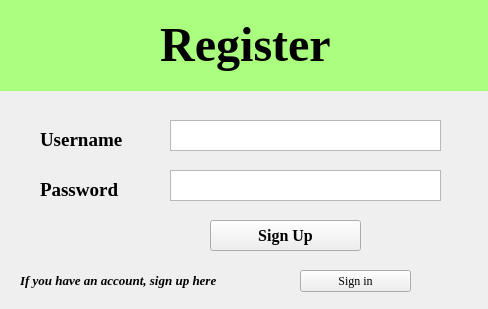
<?xml version="1.0" encoding="UTF-8"?>
<ui version="4.0">
 <class>Register</class>
 <widget class="QMainWindow" name="Register">
  <property name="geometry">
   <rect>
    <x>0</x>
    <y>0</y>
    <width>488</width>
    <height>309</height>
   </rect>
  </property>
  <property name="windowTitle">
   <string>MainWindow</string>
  </property>
  <widget class="QWidget" name="centralwidget">
   <widget class="QLabel" name="label">
    <property name="geometry">
     <rect>
      <x>0</x>
      <y>0</y>
      <width>491</width>
      <height>91</height>
     </rect>
    </property>
    <property name="font">
     <font>
      <family>Times New Roman</family>
      <pointsize>36</pointsize>
      <weight>75</weight>
      <bold>true</bold>
     </font>
    </property>
    <property name="cursor">
     <cursorShape>ArrowCursor</cursorShape>
    </property>
    <property name="layoutDirection">
     <enum>Qt::LeftToRight</enum>
    </property>
    <property name="autoFillBackground">
     <bool>false</bool>
    </property>
    <property name="styleSheet">
     <string notr="true">background-color: rgb(170, 255, 127);</string>
    </property>
    <property name="text">
     <string>&lt;html&gt;&lt;head/&gt;&lt;body&gt;&lt;p align=&quot;center&quot;&gt;Register&lt;/p&gt;&lt;/body&gt;&lt;/html&gt;</string>
    </property>
   </widget>
   <widget class="QLabel" name="label_2">
    <property name="geometry">
     <rect>
      <x>40</x>
      <y>120</y>
      <width>121</width>
      <height>41</height>
     </rect>
    </property>
    <property name="font">
     <font>
      <family>Times New Roman</family>
      <pointsize>14</pointsize>
      <weight>75</weight>
      <bold>true</bold>
     </font>
    </property>
    <property name="text">
     <string>&lt;html&gt;&lt;head/&gt;&lt;body&gt;&lt;p&gt;Username&lt;/p&gt;&lt;/body&gt;&lt;/html&gt;</string>
    </property>
   </widget>
   <widget class="QLabel" name="label_3">
    <property name="geometry">
     <rect>
      <x>40</x>
      <y>170</y>
      <width>111</width>
      <height>41</height>
     </rect>
    </property>
    <property name="font">
     <font>
      <family>Times New Roman</family>
      <pointsize>14</pointsize>
      <weight>75</weight>
      <bold>true</bold>
     </font>
    </property>
    <property name="text">
     <string>&lt;html&gt;&lt;head/&gt;&lt;body&gt;&lt;p&gt;&lt;span style=&quot; font-size:14pt; font-weight:600;&quot;&gt;Password&lt;/span&gt;&lt;/p&gt;&lt;/body&gt;&lt;/html&gt;</string>
    </property>
   </widget>
   <widget class="QTextBrowser" name="text_user">
    <property name="geometry">
     <rect>
      <x>170</x>
      <y>120</y>
      <width>271</width>
      <height>31</height>
     </rect>
    </property>
   </widget>
   <widget class="QTextBrowser" name="text_pass">
    <property name="geometry">
     <rect>
      <x>170</x>
      <y>170</y>
      <width>271</width>
      <height>31</height>
     </rect>
    </property>
   </widget>
   <widget class="QToolButton" name="button_signup_2">
    <property name="geometry">
     <rect>
      <x>210</x>
      <y>220</y>
      <width>151</width>
      <height>31</height>
     </rect>
    </property>
    <property name="font">
     <font>
      <family>Times New Roman</family>
      <pointsize>12</pointsize>
      <weight>75</weight>
      <bold>true</bold>
     </font>
    </property>
    <property name="text">
     <string>Sign Up</string>
    </property>
   </widget>
   <widget class="QLabel" name="label_4">
    <property name="geometry">
     <rect>
      <x>20</x>
      <y>270</y>
      <width>301</width>
      <height>21</height>
     </rect>
    </property>
    <property name="font">
     <font>
      <family>Times New Roman</family>
      <pointsize>10</pointsize>
      <weight>75</weight>
      <italic>true</italic>
      <bold>true</bold>
     </font>
    </property>
    <property name="text">
     <string>If you have an account, sign up here</string>
    </property>
   </widget>
   <widget class="QToolButton" name="button_signup">
    <property name="geometry">
     <rect>
      <x>300</x>
      <y>270</y>
      <width>111</width>
      <height>22</height>
     </rect>
    </property>
    <property name="font">
     <font>
      <family>Times New Roman</family>
      <pointsize>9</pointsize>
     </font>
    </property>
    <property name="text">
     <string>Sign in</string>
    </property>
   </widget>
  </widget>
 </widget>
 <resources/>
 <connections/>
</ui>
